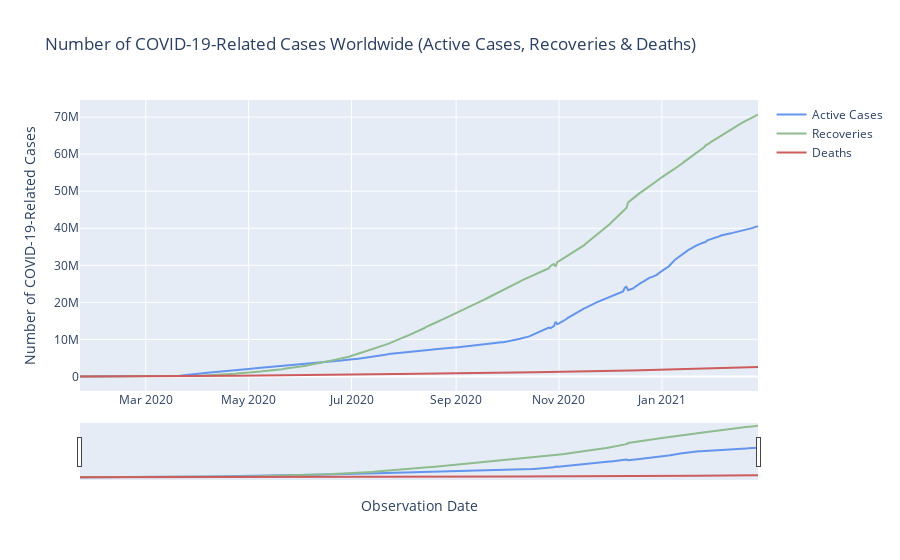

Notebook code for this chart:
### Markdown cell above
We now delve into the "composition" of these confirmed cases: active cases, recoveries, and deaths.

<i>Note that this is an interactive line graph. Hovering on the curve or adjusting the range slider allows for a more granular look at the data.</i>

### Code cell
fig = go.Figure()

fig.add_trace(go.Scatter(x = agg_confirmed_date['ObservationDate'],
                    y = agg_confirmed_date['Active'],
                    name = 'Active Cases',
                    marker_color = 'cornflowerblue'))

fig.add_trace(go.Scatter(x = agg_confirmed_date['ObservationDate'],
                    y = agg_confirmed_date['Recovered'],
                    name = 'Recoveries',
                    marker_color = 'darkseagreen'))

fig.add_trace(go.Scatter(x = agg_confirmed_date['ObservationDate'],
                    y = agg_confirmed_date['Deaths'],
                    name = 'Deaths',
                    marker_color = 'indianred'))

fig.update_layout(xaxis_rangeslider_visible = True,
                 title = "Number of COVID-19-Related Cases Worldwide (Active Cases, Recoveries & Deaths)",
                 xaxis_title = "Observation Date",
                 yaxis_title = "Number of COVID-19-Related Cases")

fig.show()

### Figure 1 — Plotly figure (JSON) as saved in the notebook; plotly's stock layout.template omitted (floating-point values rounded to 4 significant figures; data arrays with more than 128 entries replaced by an {"elided": "..."} marker saying what was removed)
{"data": [{"marker": {"color": "cornflowerblue"}, "name": "Active Cases", "type": "scatter", "x": {"elided": "403 str values"}, "y": {"elided": "403 int values"}}, {"marker": {"color": "darkseagreen"}, "name": "Recoveries", "type": "scatter", "x": {"elided": "403 str values"}, "y": {"elided": "403 int values"}}, {"marker": {"color": "indianred"}, "name": "Deaths", "type": "scatter", "x": {"elided": "403 str values"}, "y": {"elided": "403 int values"}}], "layout": {"title": {"text": "Number of COVID-19-Related Cases Worldwide (Active Cases, Recoveries & Deaths)"}, "xaxis": {"rangeslider": {"visible": true}, "title": {"text": "Observation Date"}}, "yaxis": {"title": {"text": "Number of COVID-19-Related Cases"}}}}
